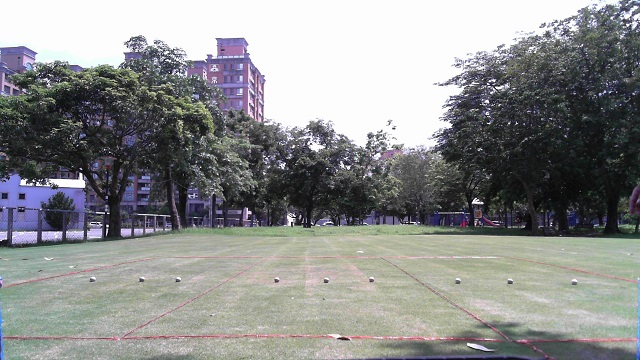
#> input picture field.jpg, 640 x 360 px
$ python jpg_contour_field.py
#> lines starting #> are read from the running program, lines starting #| are printed output that depends on the picture; after the words box and inside, x2 and y2 are one past the last pixel; in counts of white or black regions, pixels touching at a corner belong together
import numpy as np
import cv2

img = cv2.imread('field.jpg')
#> img is the input picture: shape (360, 640, 3); mean B, G, R 141.6, 141.9, 140.8
height, width, channels = img.shape
#> height = 360; width = 640; channels = 3
roi = img[int(height*0.7):height, int(width*0.1):int(width*0.9)]
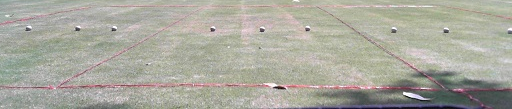
#> roi: shape (109, 512, 3); mean B, G, R 158, 168.7, 169.3
cv2.imshow('ROI', roi)

gray = cv2.cvtColor(roi,cv2.COLOR_BGR2GRAY)
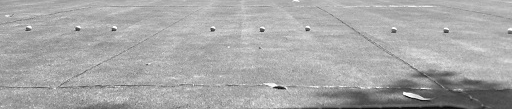
#> gray: shape (109, 512); min 10, max 255, mean 167.7
blur = cv2.GaussianBlur(gray, (11,11), 0)
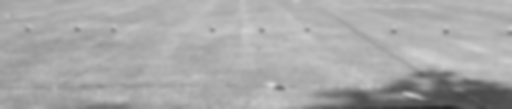
#> blur: shape (109, 512); min 36, max 212, mean 167.8
edge = cv2.Canny(blur, 20, 160)
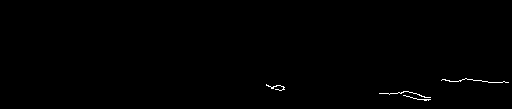
#> edge: shape (109, 512); 0.35% white in thin lines or dots, all inside (x1, y1, x2, y2) = (266, 78, 509, 101)
cv2.imshow('BLUR', blur)
cv2.imshow('EDGE', edge)

cnts, hierarchy = cv2.findContours(edge,cv2.RETR_EXTERNAL,cv2.CHAIN_APPROX_SIMPLE)
#> cnts = 4 contours, all with area under 20

# draw Bounding Rectangle
for c in cnts:
    (x,y,w,h) = cv2.boundingRect(c)
    print(x,y,w,h)
    cv2.rectangle(roi, (x,y), (x+w, y+h), (0,255,0), 1)
#> this loop made 4 passes
#> (x, y, w, h) on passes 1 to 4: (403, 95, 28, 6), (379, 91, 52, 7), (266, 84, 19, 7), (441, 78, 68, 5)
#| 403 95 28 6
#| 379 91 52 7
#| 266 84 19 7
#| 441 78 68 5
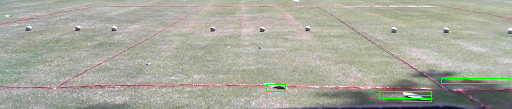
#> roi: shape (109, 512, 3); 0.68% of pixels changed, all inside (x1, y1, x2, y2) = (266, 78, 510, 102)

# [5 lines of commented-out code are left out]

cv2.imshow('contours', roi)

cv2.waitKey(0)
cv2.destroyAllWindows()

$ run again, with Ariana.jpg copied over field.jpg
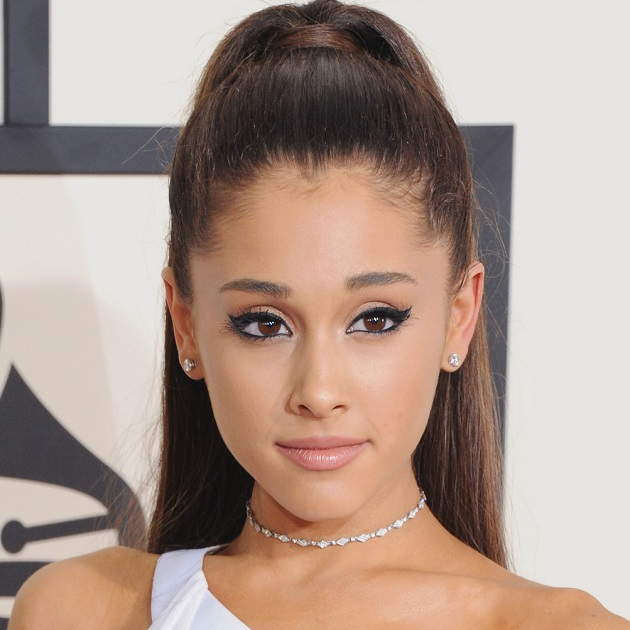
#> input picture Ariana.jpg, 630 x 630 px
#> img is the input picture: shape (630, 630, 3); mean B, G, R 142.4, 153.3, 174.1
#> `edge = cv2.Canny(blur, 20, 160)`:
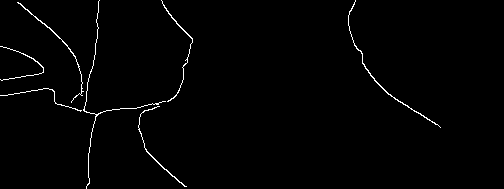
#> edge: shape (189, 504); 1.2% white in thin lines or dots, all inside (x1, y1, x2, y2) = (0, 0, 441, 189)
#> cnts = 7 contours, 3 with area under 20; largest, box (x1, y1, x2, y2) and area: (348, 0, 441, 128) 64, (17, 2, 84, 103) 52, (138, 106, 187, 187) 44, (161, 0, 193, 102) 41
#> the loop `for c in cnts:` made 7 passes
#> (x, y, w, h) on passes 1 to 7: (138, 106, 49, 81), (0, 88, 82, 24), (0, 46, 44, 35), (17, 2, 67, 101), (348, 0, 93, 128), (161, 0, 32, 102), (83, 0, 83, 189)
#> (printed output is left out)
#> after the loop `for c in cnts:`:
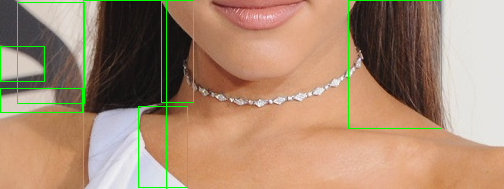
#> roi: shape (189, 504, 3); mean B, G, R 114.1, 139.4, 168.3

$ run again, with Halsey.jpg copied over field.jpg
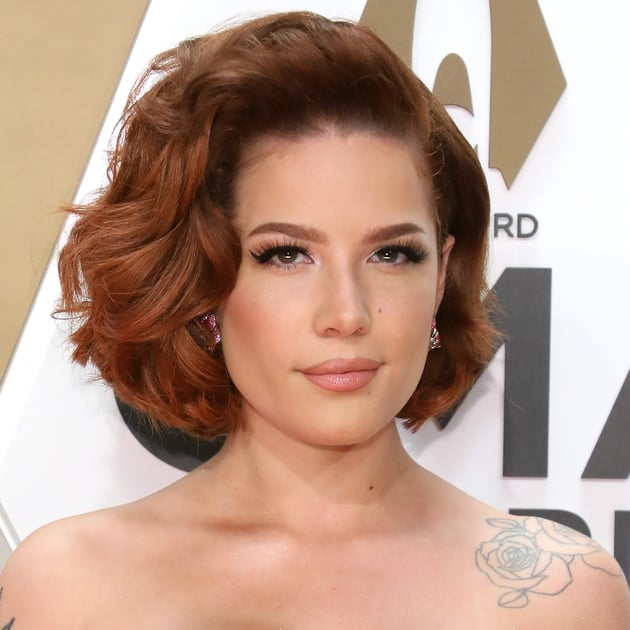
#> input picture Halsey.jpg, 630 x 630 px
#> img is the input picture: shape (630, 630, 3); mean B, G, R 137.3, 154.2, 186.2
#> `edge = cv2.Canny(blur, 20, 160)`:
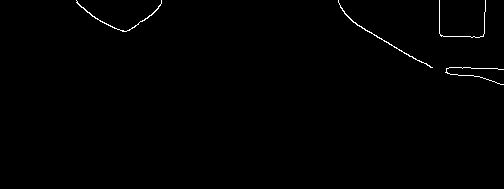
#> edge: shape (189, 504); 0.56% white in thin lines or dots, all inside (x1, y1, x2, y2) = (76, 0, 504, 85)
#> cnts = 4 contours, 2 with area under 20; largest, box (x1, y1, x2, y2) and area: (338, 0, 433, 68) 52, (76, 0, 162, 32) 48
#> the loop `for c in cnts:` made 4 passes
#> (x, y, w, h) on passes 1 to 4: (445, 67, 59, 18), (439, 0, 47, 38), (338, 0, 95, 68), (76, 0, 86, 32)
#> (printed output is left out)
#> after the loop `for c in cnts:`:
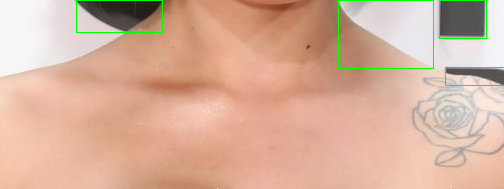
#> roi: shape (189, 504, 3); mean B, G, R 155.2, 176.2, 215.1
